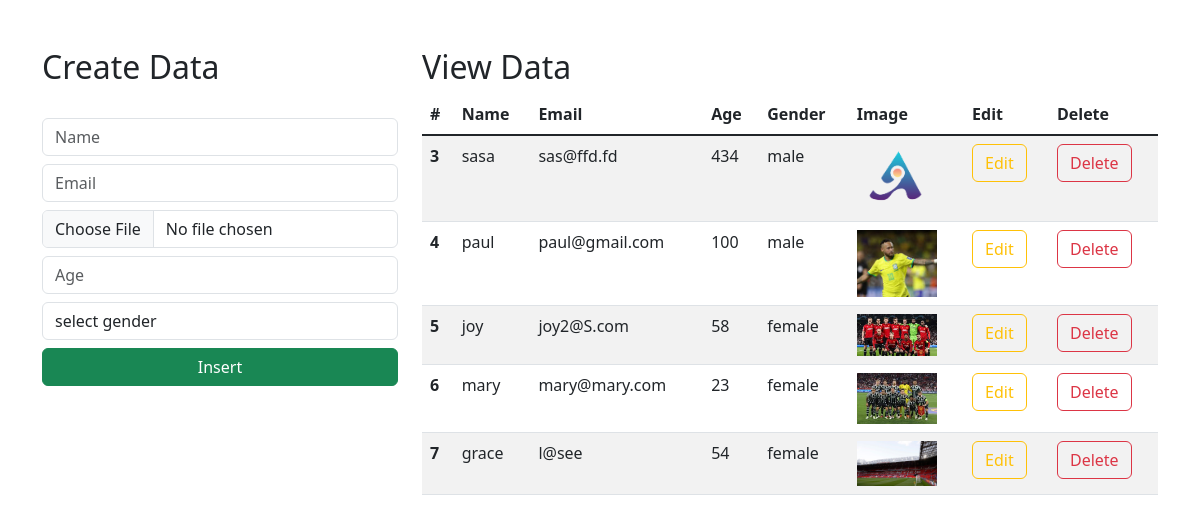
The page / on the database its author committed.
### app/models.py (models this page shows, shortened)
class Student(models.Model):
    name=models.CharField(max_length=25,blank=False,null=False)
    email=models.EmailField()
    age=models.IntegerField()
    gender=models.CharField(max_length=25,blank=False,null=False)
    image = models.ImageField(upload_to='uploads/images', default="logo.png")

### app/views.py (the view)
# urls.py: path('',views.index,name="index"),
def index(request):
    data=Student.objects.all()
    context={"data":data}
    return render(request,"index.html",context)

### app/templates/index.html (shortened to what this page needs)
<!doctype html>
<html lang="en">
    <link href="https://cdn.jsdelivr.net/npm/bootstrap@5.3.0-alpha1/dist/css/bootstrap.min.css" rel="stylesheet">
  <head>
  </head>
  <body>
      <div class="container mt-5">
        <div class="row">
            <div class="col-md-4">
                <h2>Create Data</h2>
                <br>
                <form action="/insert" method="post" enctype="multipart/form-data">
                    <div class="form-group">
                        <input type="text" class="form-control" placeholder="Name" name="name" required>
                    </div>
                    <div class="form-group">
                        <input type="email" class="form-control  mt-2" placeholder="Email" name="email" required>
                    </div>
                    <div class="form-group">
                        <input type="file" class="form-control  mt-2" placeholder="Age" name="image" required>
                    </div>
                    <div class="form-group">
                        <input type="number" class="form-control  mt-2" placeholder="Age" name="age" required>
                    </div>
                    <div class="form-group mt-2">
                        <select id="gender" name="gender" class="form-control" required>
                            <option selected value="">select gender</option>
                        </select>
                    </div>
                    <div class="d-grid gap-2">
                        <button class="btn btn-success mt-2" type="submit">Insert</button>
                    </div>
                </form>
            </div>
            <div class="col-md-8">
                <h2>View Data</h2>
                <table class="table table-striped table-hover">
                    <thead>
                      <tr>
                        <th scope="col">#</th>
                        <th scope="col">Name</th>
                        <th scope="col">Email</th>
                        <th scope="col">Age</th>
                        <th scope="col">Gender</th>
                          <th scope="col">Image</th>
                        <th scope="col">Edit</th>
                        <th scope="col">Delete</th>
                      </tr>
                    </thead>
                    <tbody class="table-group-divider">
                    {% for d in data %}
                      <tr>
                        <th scope="row">{{d.id}}</th>
                        <td>{{d.name}}</td>
                        <td>{{d.email}}</td>
                        <td>{{d.age}}</td>
                        <td>{{d.gender}}</td>
                          <td >
                              <img width="80px" src="media/{{ d.image }}" alt="{{ d.image }}">
                          </td>
                        <td><a href="/update/{{d.id}}" type="button" class="btn btn-outline-warning">Edit</a></td>
                        <td><a href="/delete/{{d.id}}" type="button" class="btn btn-outline-danger">Delete</a></td>
                      </tr>
                    {% endfor %}
                    </tbody>
                  </table>
            </div>
        </div>
      </div>
  </body>
</html>

### rows shown on the page
Student: id "3", name "sasa", email "sas@ffd.fd", age "434", gender "male", image (picture)
Student: id "4", name "paul", email "paul@gmail.com", age "100", gender "male", image (picture)
Student: id "5", name "joy", email "joy2@S.com", age "58", gender "female", image (picture)
Student: id "6", name "mary", email "mary@mary.com", age "23", gender "female", image (picture)
Student: id "7", name "grace", email "l@see", age "54", gender "female", image (picture)
